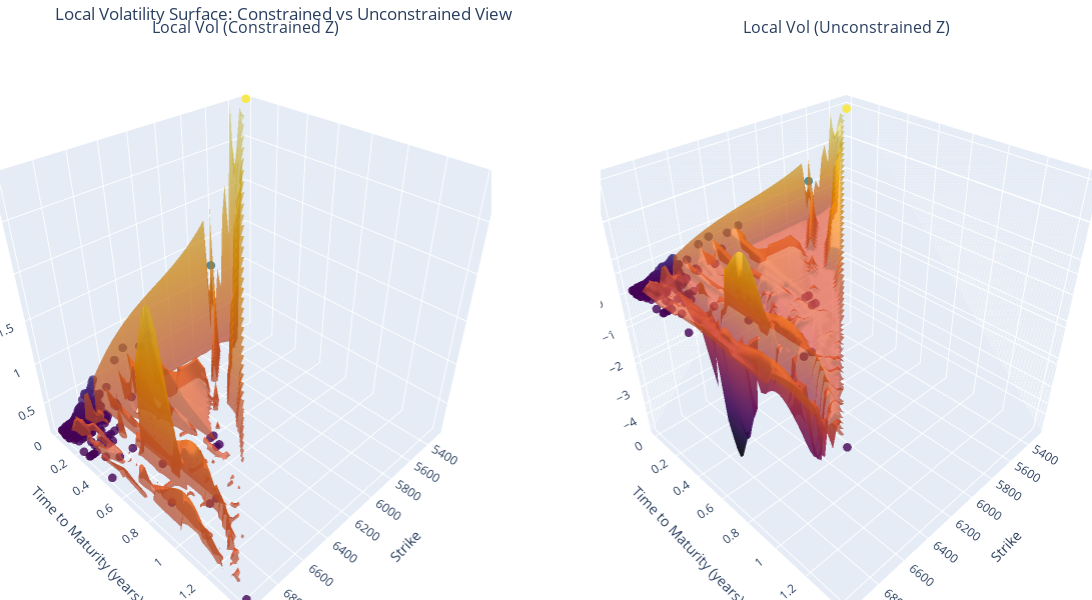

Notebook source saved alongside this figure:
### Markdown cell above
### Local Vol using Interpolation

### Code cell
impvol_interp = interp
params = [calls["S0"].iloc[0],calls["r"].iloc[0],impvol_interp]
local_vol_surface = get_local_vol_surface(calls,params)
plot_local_vol_surface(calls,local_vol_surface)

### Figure 1 — Plotly figure (JSON) as saved in the notebook; plotly's stock layout.template omitted (floating-point values rounded to 4 significant figures; data arrays with more than 128 entries replaced by an {"elided": "..."} marker saying what was removed)
{"data": [{"marker": {"color": {"elided": "311 float values"}, "colorscale": [[0, "#440154"], [0.1111, "#482878"], [0.2222, "#3e4989"], [0.3333, "#31688e"], [0.4444, "#26828e"], [0.5556, "#1f9e89"], [0.6667, "#35b779"], [0.7778, "#6ece58"], [0.8889, "#b5de2b"], [1, "#fde725"]], "opacity": 0.8, "size": 3}, "mode": "markers", "name": "Data Points", "scene": "scene", "showlegend": false, "type": "scatter3d", "x": {"elided": "311 float values"}, "y": {"elided": "311 float values"}, "z": {"elided": "311 float values"}}, {"colorscale": [[0, "#000004"], [0.1111, "#1b0c41"], [0.2222, "#4a0c6b"], [0.3333, "#781c6d"], [0.4444, "#a52c60"], [0.5556, "#cf4446"], [0.6667, "#ed6925"], [0.7778, "#fb9b06"], [0.8889, "#f7d13d"], [1, "#fcffa4"]], "opacity": 0.7, "scene": "scene", "showlegend": false, "showscale": false, "type": "surface", "x": {"elided": "60x60 float values"}, "y": {"elided": "60x60 float values"}, "z": {"elided": "60x60 float values"}}, {"marker": {"color": {"elided": "311 float values"}, "colorscale": [[0, "#440154"], [0.1111, "#482878"], [0.2222, "#3e4989"], [0.3333, "#31688e"], [0.4444, "#26828e"], [0.5556, "#1f9e89"], [0.6667, "#35b779"], [0.7778, "#6ece58"], [0.8889, "#b5de2b"], [1, "#fde725"]], "opacity": 0.8, "size": 3}, "mode": "markers", "name": "Data Points", "scene": "scene2", "showlegend": false, "type": "scatter3d", "x": {"elided": "311 float values"}, "y": {"elided": "311 float values"}, "z": {"elided": "311 float values"}}, {"colorscale": [[0, "#000004"], [0.1111, "#1b0c41"], [0.2222, "#4a0c6b"], [0.3333, "#781c6d"], [0.4444, "#a52c60"], [0.5556, "#cf4446"], [0.6667, "#ed6925"], [0.7778, "#fb9b06"], [0.8889, "#f7d13d"], [1, "#fcffa4"]], "opacity": 0.7, "scene": "scene2", "showlegend": false, "showscale": false, "type": "surface", "x": {"elided": "60x60 float values"}, "y": {"elided": "60x60 float values"}, "z": {"elided": "60x60 float values"}}], "layout": {"annotations": [{"font": {"size": 16}, "showarrow": false, "text": "Local Vol (Constrained Z)", "x": 0.225, "xanchor": "center", "xref": "paper", "y": 1, "yanchor": "bottom", "yref": "paper"}, {"font": {"size": 16}, "showarrow": false, "text": "Local Vol (Unconstrained Z)", "x": 0.775, "xanchor": "center", "xref": "paper", "y": 1, "yanchor": "bottom", "yref": "paper"}], "height": 600, "margin": {"b": 0, "l": 0, "r": 0, "t": 40}, "scene": {"domain": {"x": [0, 0.45], "y": [0, 1]}, "xaxis": {"title": {"text": "Strike"}}, "yaxis": {"title": {"text": "Time to Maturity (years)"}}, "zaxis": {"range": [0.1019, 2.926], "title": {"text": "Volatility"}}}, "scene2": {"domain": {"x": [0.55, 1], "y": [0, 1]}, "xaxis": {"title": {"text": "Strike"}}, "yaxis": {"title": {"text": "Time to Maturity (years)"}}, "zaxis": {"title": {"text": "Volatility"}}}, "title": {"text": "Local Volatility Surface: Constrained vs Unconstrained View"}, "width": 1200}}
